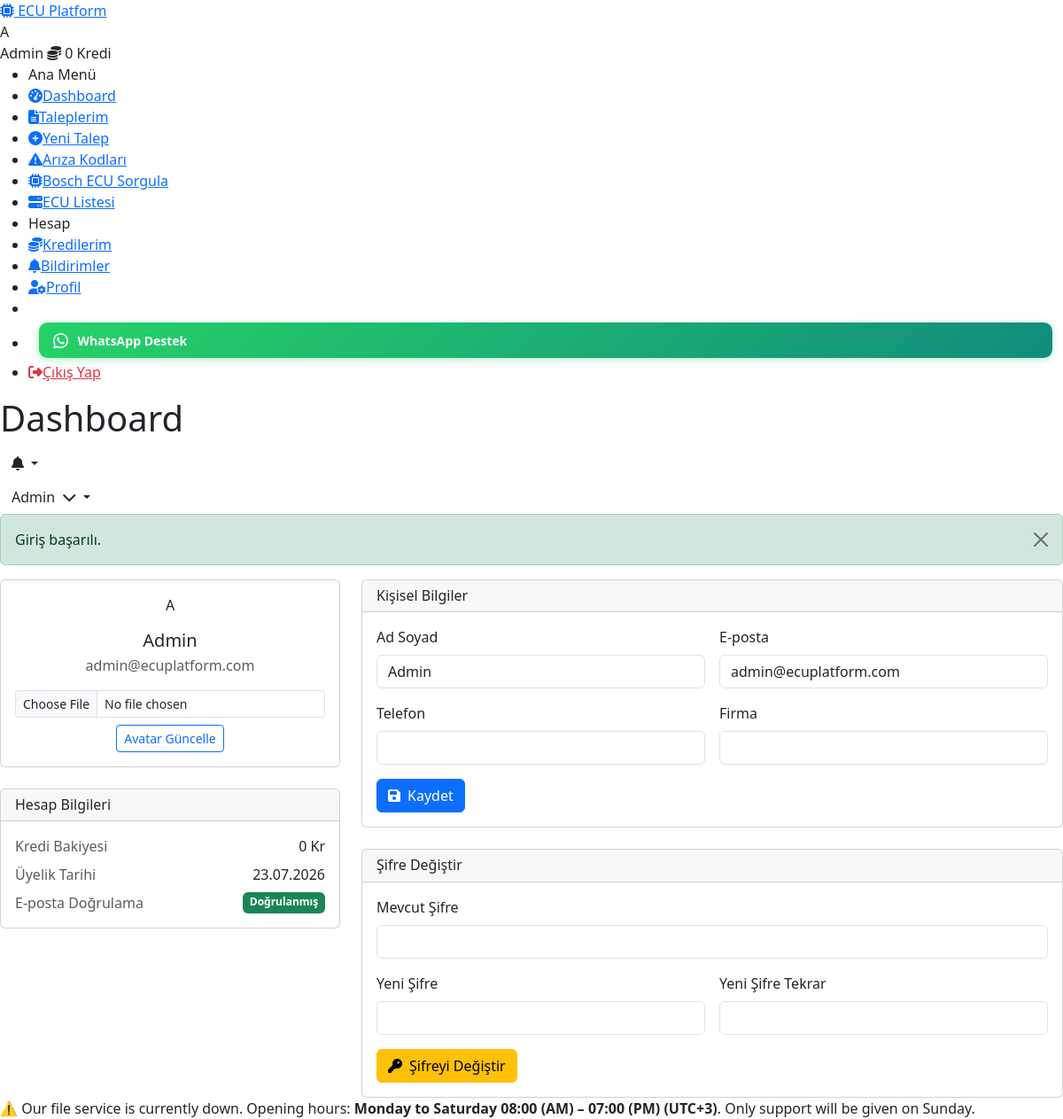
Screenshot of /dashboard/profile (signed in) with the database file from the repository.
### tables this page shows
CREATE TABLE IF NOT EXISTS `users` (
    `id`             INT UNSIGNED AUTO_INCREMENT PRIMARY KEY,
    `name`           VARCHAR(100)  NOT NULL,
    `email`          VARCHAR(191)  NOT NULL,
    `password`       VARCHAR(255)  NOT NULL,
    `phone`          VARCHAR(20)   DEFAULT NULL,
    `company`        VARCHAR(150)  DEFAULT NULL,
    `avatar`         VARCHAR(255)  DEFAULT NULL,
    `credit_balance` INT           NOT NULL DEFAULT 0,
    `role`           ENUM('user','admin') NOT NULL DEFAULT 'user',
    `email_token`    VARCHAR(64)   DEFAULT NULL,
    `email_verified` TINYINT(1)   NOT NULL DEFAULT 0,
    `reset_token`    VARCHAR(64)   DEFAULT NULL,
    `reset_expires`  DATETIME      DEFAULT NULL,
    `is_active`      TINYINT(1)   NOT NULL DEFAULT 1,
    `created_at`     DATETIME      NOT NULL DEFAULT CURRENT_TIMESTAMP,
    `updated_at`     DATETIME      NOT NULL DEFAULT CURRENT_TIMESTAMP ON UPDATE CURRENT_TIMESTAMP,
    UNIQUE KEY `uk_users_email`       (`email`),
    INDEX `idx_users_role`            (`role`),
    INDEX `idx_users_reset_token`     (`reset_token`),
    INDEX `idx_users_email_token`     (`email_token`)
);

### resources/views/user/profile.php (the view, shortened to what the rows shown need)
<?php $pageTitle = 'Profil'; $currentPage = 'profile'; ?>
<div class="row g-4">
    <div class="col-lg-4">
        <div class="card text-center">
            <div class="card-body">
                <div class="profile-avatar mb-3">
                    <?php if ($user['avatar']): ?>
                        <img src="<?= \Core\App::url('storage/uploads/avatars/' . $user['avatar']) ?>" alt="Avatar" class="rounded-circle" width="120" height="120">
                    <?php else: ?>
                        <div class="avatar-placeholder avatar-placeholder--lg"><?= mb_substr($user['name'], 0, 1) ?></div>
                    <?php endif; ?>
                </div>
                <h5 class="mb-1"><?= \Core\View::escape($user['name']) ?></h5>
                <p class="text-muted mb-3"><?= \Core\View::escape($user['email']) ?></p>
                <form method="POST" action="/dashboard/profile/avatar" enctype="multipart/form-data">
                    <div class="mb-2">
                    </div>
                    <button type="submit" class="btn btn-sm btn-outline-primary">Avatar Güncelle</button>
                </form>
            </div>
        </div>
        <div class="card mt-4">
            <div class="card-body">
                <div class="d-flex justify-content-between mb-2">
                    <span class="text-muted">Kredi Bakiyesi</span>
                    <span class="fw-600"><?= $user['credit_balance'] ?> Kr</span>
                </div>
                <div class="d-flex justify-content-between mb-2">
                    <span class="text-muted">Üyelik Tarihi</span>
                    <span><?= date('d.m.Y', strtotime($user['created_at'])) ?></span>
                </div>
            </div>
        </div>
    </div>
    <div class="col-lg-8">
        <div class="card mb-4">
            <div class="card-body">
                <form method="POST" action="/dashboard/profile">
                    <div class="row g-3">
                        <div class="col-md-6">
                            <label for="name" class="form-label">Ad Soyad</label>
                            <input type="text" class="form-control <?= \Core\View::hasError('name') ? 'is-invalid' : '' ?>"
                                   id="name" name="name" value="<?= \Core\View::escape($user['name']) ?>" required>
                        </div>
                        <div class="col-md-6">
                            <label for="email" class="form-label">E-posta</label>
                            <input type="email" class="form-control <?= \Core\View::hasError('email') ? 'is-invalid' : '' ?>"
                                   id="email" name="email" value="<?= \Core\View::escape($user['email']) ?>" required>
                        </div>
                    </div>
                </form>
            </div>
        </div>
    </div>
</div>

### resources/views/partials/sidebar.php (shortened to what the rows shown need)
<?php $user = $auth_user ?? null; ?>
<aside class="sidebar" id="sidebar">
    <div class="sidebar-header">
        <a href="/" class="sidebar-logo" aria-label="Ana Sayfa">
            <?php if (!empty($site_logo)): ?>
                <img src="<?= \Core\App::url('storage/uploads/logo/' . \Core\View::escape($site_logo)) ?>"
                     alt="Logo" class="sidebar-logo-img">
            <?php else: ?>
                <i class="fas fa-microchip"></i>
                <span>ECU Platform</span>
            <?php endif; ?>
        </a>
    </div>
    <div class="sidebar-user">
        <div class="sidebar-avatar">
            <?php if ($user && $user['avatar']): ?>
                <img src="<?= \Core\App::url('storage/uploads/avatars/' . $user['avatar']) ?>" alt="Avatar">
            <?php else: ?>
                <div class="avatar-placeholder"><?= mb_substr($user['name'] ?? 'U', 0, 1) ?></div>
            <?php endif; ?>
        </div>
        <div class="sidebar-user-info">
            <span class="sidebar-user-name"><?= \Core\View::escape($user['name'] ?? '') ?></span>
            <span class="sidebar-user-credits"><i class="fas fa-coins me-1"></i><?= $user['credit_balance'] ?? 0 ?> Kredi</span>
        </div>
    </div>
    <nav class="sidebar-nav">
        <ul>
            <li class="sidebar-section">Ana Menü</li>
            <li><a href="/dashboard" class="<?= ($currentPage ?? '') === 'dashboard' ? 'active' : '' ?>"><i class="fas fa-tachometer-alt"></i><span>Dashboard</span></a></li>
            <li><a href="/dashboard/requests" class="<?= ($currentPage ?? '') === 'requests' ? 'active' : '' ?>"><i class="fas fa-file-alt"></i><span>Taleplerim</span></a></li>
            <li><a href="/dashboard/requests/create" class="<?= ($currentPage ?? '') === 'create-request' ? 'active' : '' ?>"><i class="fas fa-plus-circle"></i><span>Yeni Talep</span></a></li>
            <li><a href="/dashboard/fault-codes" class="<?= ($currentPage ?? '') === 'fault-codes' ? 'active' : '' ?>"><i class="fas fa-exclamation-triangle"></i><span>Arıza Kodları</span></a></li>
            <li><a href="/dashboard/bosch-ecu" class="<?= ($currentPage ?? '') === 'bosch-ecu' ? 'active' : '' ?>"><i class="fas fa-microchip"></i><span>Bosch ECU Sorgula</span></a></li>
            <li><a href="/dashboard/ecu-list" class="<?= ($currentPage ?? '') === 'ecu-list' ? 'active' : '' ?>"><i class="fas fa-server"></i><span>ECU Listesi</span></a></li>
            <li class="sidebar-section">Hesap</li>
            <li><a href="/dashboard/credits" class="<?= ($currentPage ?? '') === 'credits' ? 'active' : '' ?>"><i class="fas fa-coins"></i><span>Kredilerim</span></a></li>
            <li><a href="/dashboard/notifications" class="<?= ($currentPage ?? '') === 'notifications' ? 'active' : '' ?>"><i class="fas fa-bell"></i><span>Bildirimler</span><span class="notification-badge" id="sidebarNotifBadge"></span></a></li>
            <li><a href="/dashboard/profile" class="<?= ($currentPage ?? '') === 'profile' ? 'active' : '' ?>"><i class="fas fa-user-cog"></i><span>Profil</span></a></li>
            <li class="sidebar-section"></li>
            <li>
                <a href="https://wa.me/905549608102" target="_blank" rel="noopener noreferrer" class="sidebar-whatsapp">
                    <span>WhatsApp Destek</span>
                </a>
            </li>
            <li><a href="/logout" class="text-danger"><i class="fas fa-sign-out-alt"></i><span>Çıkış Yap</span></a></li>
        </ul>
    </nav>
</aside>

### resources/views/partials/header.php (shortened to what the rows shown need)
<header class="app-header">
    <div class="header-left">
        <h1 class="page-title"><?= \Core\View::escape($pageTitle ?? 'Dashboard') ?></h1>
    </div>
    <div class="header-right">
        <div class="header-notification dropdown">
            <button class="btn btn-icon dropdown-toggle" data-bs-toggle="dropdown" id="notifDropdown">
                <i class="fas fa-bell"></i>
            </button>
        </div>
        <div class="header-user dropdown">
            <button class="btn dropdown-toggle" data-bs-toggle="dropdown">
                <span class="d-none d-md-inline"><?= \Core\View::escape($auth_user['name'] ?? '') ?></span>
                <i class="fas fa-chevron-down ms-1"></i>
            </button>
        </div>
    </div>
</header>

### rows the page displays
users: name "A", name "Admin", credit_balance "0", email "admin@ecuplatform.com", created_at "23.07.2026"

### other values shown
self::escape($success) "Giriş başarılı."
